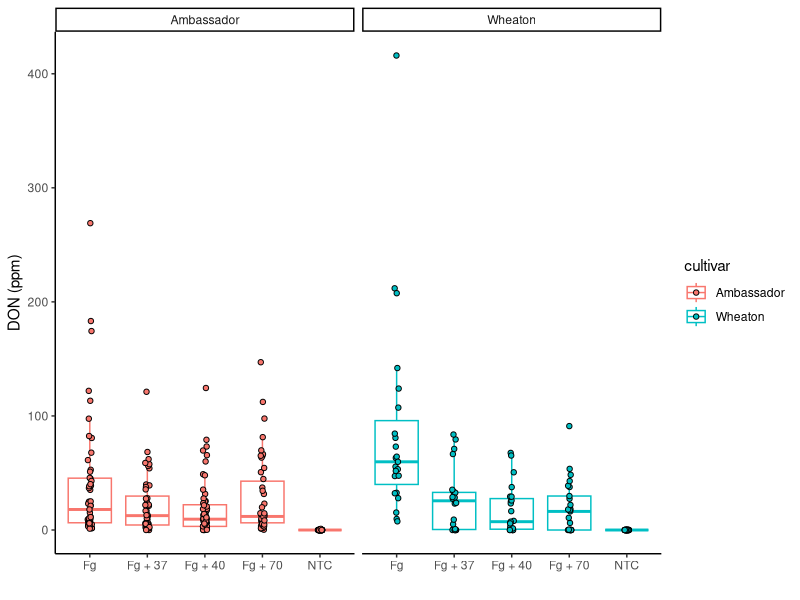
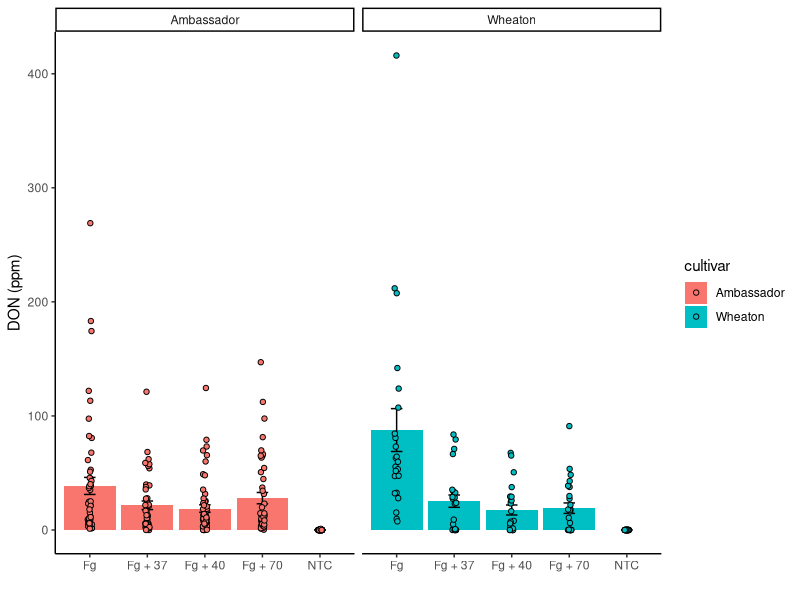

Reproduce these figures in R, in order.
## =========================
## Coding Challenge 2 Plots
## =========================

library(ggplot2)
library(dplyr)

# ---- Load data ----
don_raw <- read.csv("MycotoxinData.csv", header = TRUE, stringsAsFactors = FALSE)

# ---- Helper: find a column by pattern (case-insensitive) ----
find_col <- function(df, patterns) {
  nms <- names(df)
  hit <- which(sapply(nms, function(nm) any(grepl(paste(patterns, collapse="|"), nm, ignore.case = TRUE))))
  if (length(hit) == 0) return(NA_character_)
  nms[hit[1]]
}

# ---- Identify likely column names ----
don_col <- find_col(don_raw, c("^don$", "deoxynivalenol"))
trt_col <- find_col(don_raw, c("^treat", "treatment", "trt", "group"))
cul_col <- find_col(don_raw, c("^cultivar$", "cult", "variety", "wheat"))

# If your dataset uses unexpected names, this will tell you what to change
if (is.na(don_col) || is.na(trt_col) || is.na(cul_col)) {
  stop(
    paste0(
      "Could not automatically find required columns.\n",
      "Detected:\n",
      "  DON column: ", don_col, "\n",
      "  treatment column: ", trt_col, "\n",
      "  cultivar column: ", cul_col, "\n\n",
      "Here are your column names:\n",
      paste(names(don_raw), collapse = ", ")
    )
  )
}

# ---- Standardize to expected names ----
don <- don_raw %>%
  rename(
    DON = all_of(don_col),
    treatment = all_of(trt_col),
    cultivar = all_of(cul_col)
  ) %>%
  mutate(
    DON = as.numeric(DON),
    treatment = as.factor(treatment),
    cultivar = as.factor(cultivar)
  )

# Optional: set treatment order (uncomment if you want a specific order)
# don$treatment <- factor(don$treatment, levels = c("NTC","Fg","Fg+40","Fg+70","Fg+37"))

# ---- Common position for points (jitter + dodge) ----
pd <- position_jitterdodge(jitter.width = 0.15, dodge.width = 0.75)

# =========================
# 2) BOX PLOT (4 pts)
# DON (y) vs treatment (x), color mapped to cultivar
# Add points (Q4), facet by cultivar (Q5)
# =========================
p_box <- ggplot(don, aes(x = treatment, y = DON, color = cultivar)) +
  geom_boxplot(outlier.shape = NA) +  # hide default outliers since we overlay all points
  geom_point(
    aes(fill = cultivar),
    shape = 21,
    color = "black",
    position = pd
  ) +
  facet_wrap(~cultivar) +
  labs(y = "DON (ppm)", x = "") +
  theme_classic()

print(p_box)

# =========================
# 3) BAR CHART with SE via stat_summary (4 pts)
# mean bars + mean_se error bars, position = dodge
# Add points (Q4), facet by cultivar (Q5)
# =========================
p_bar <- ggplot(don, aes(x = treatment, y = DON, fill = cultivar)) +
  stat_summary(
    fun = mean,
    geom = "bar",
    position = position_dodge(width = 0.75)
  ) +
  stat_summary(
    fun.data = mean_se,
    geom = "errorbar",
    width = 0.2,
    position = position_dodge(width = 0.75)
  ) +
  geom_point(
    aes(fill = cultivar),
    shape = 21,
    color = "black",
    position = pd
  ) +
  facet_wrap(~cultivar) +
  labs(y = "DON (ppm)", x = "") +
  theme_classic()

print(p_bar)






